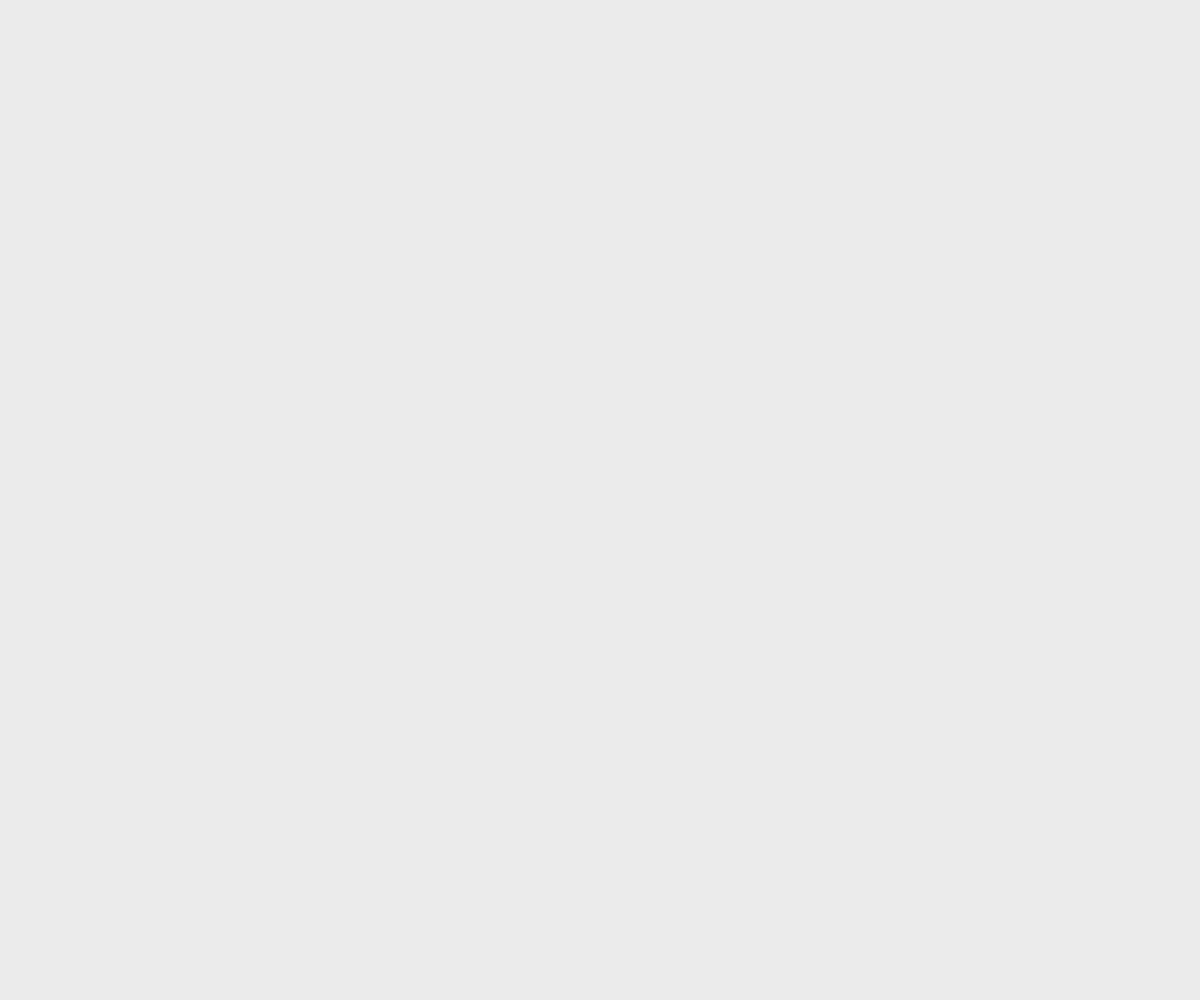
Frame 1 (no input)
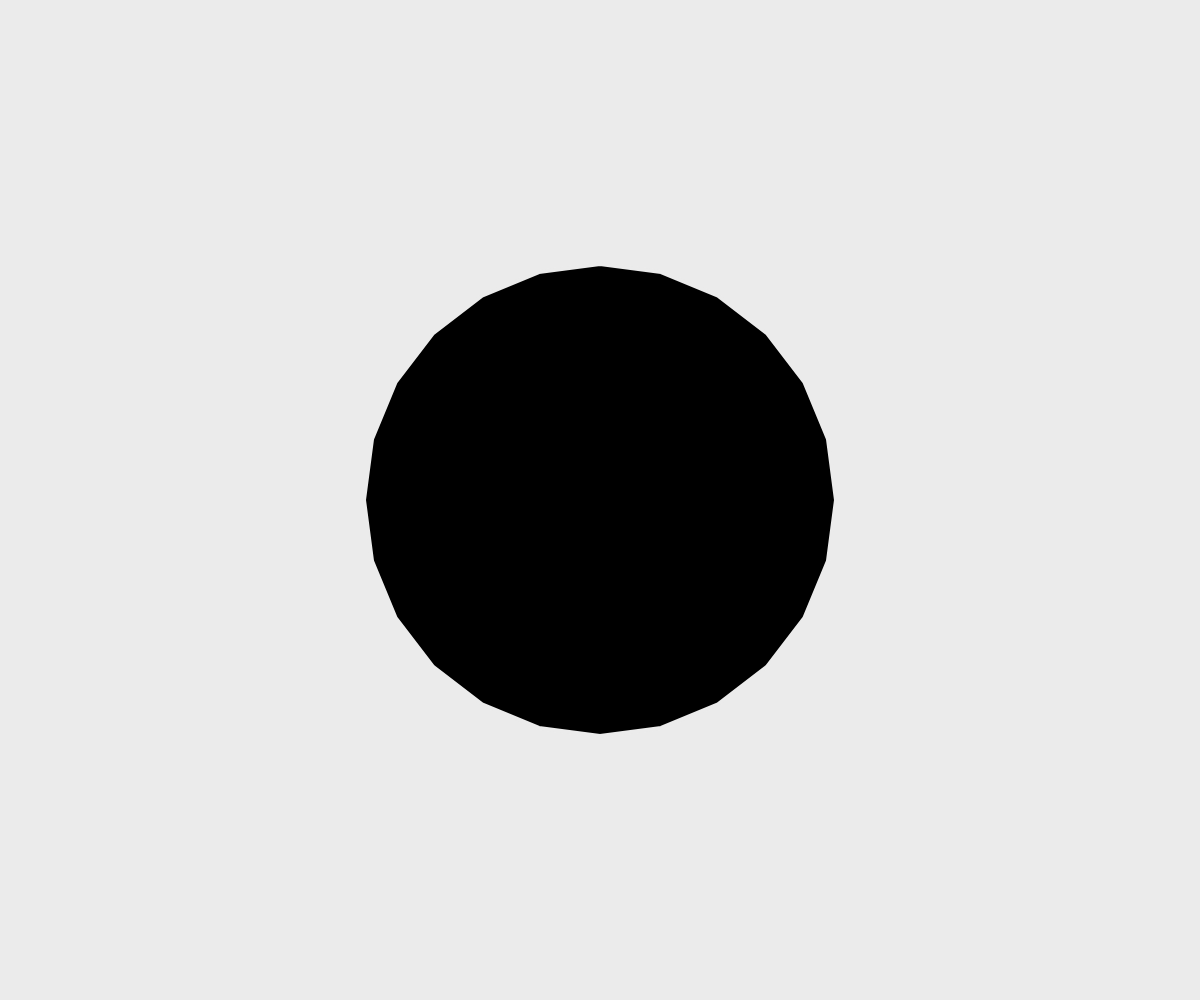
Frame 60 (no input)
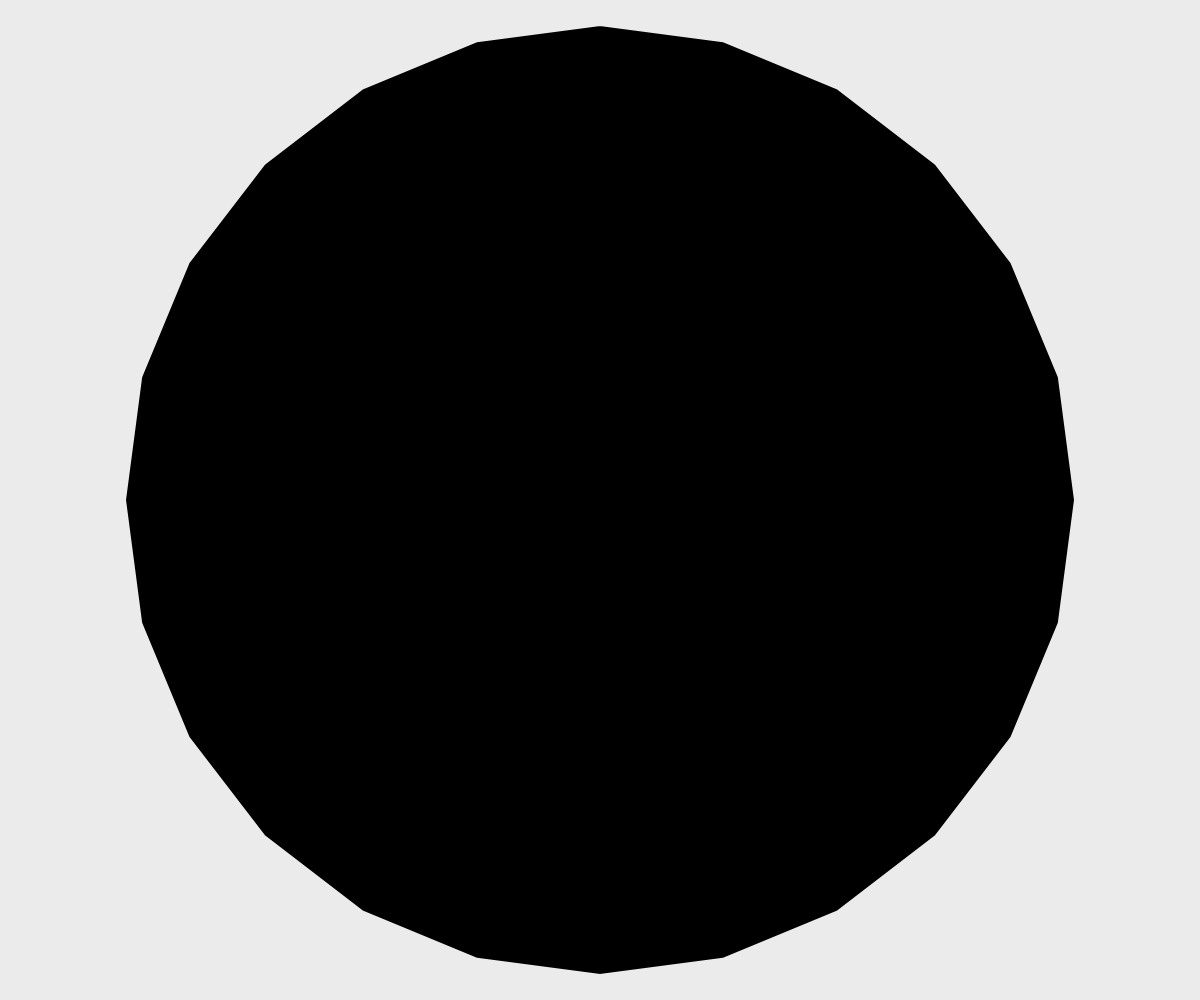
Frame 120 (the mouse pressed at the canvas centre since frame 60)

The p5.js sketch that drew these frames (run headless with seeded random() and noise() and a simulated clock; from frame 60 on, the mouse is pressed at the canvas centre):

// p5.js sketch
// ── sketch.js
"user strict";

var waves = [];

var resolution = null;
var maxSize = 5;

var col = {
  bgnd: 235,
  f: 0,
  s: 235
}

function setup() {
  createCanvas(windowWidth, windowHeight);
  background(col.bgnd);
  stroke(col.s);
  strokeWeight(4);
  fill(col.f);
  // noFill();

  resolution = PI/12;

  // initialize Wave Objects
  for (let i=0; i<2*PI-resolution; i+=resolution) {
    waves.push(new Wave(i, 4, maxSize));
  }
}

function draw() {
  background(col.bgnd);
  translate(width/2, height/2);
  beginShape();
  for (let j=0; j<waves.length; j++) {
    waves[j].update(1);
    waves[j].reflect();
    waves[j].radius();
    waves[j].show();
  }
  endShape(CLOSE);
}

// ── style.css
/* style.css */

html, body {
  height: 100%;
}

body {
  margin: 0;
  display: flex;
  background-color: white;
  /* This centers our sketch horizontally. */
  justify-content: center;

  /* This centers our sketch vertically. */
  align-items: center;
}

// ── waves.js
// wave class
function Wave(angle, speed, diam) {
  this.x = 0;
  this.y = 0;
  this.v = null;
  this.history = [];
  this.diameter = diam;
  this.speed = speed;
  this.r = 0;
  this.angle = angle;

  this.update = function(historySteps) {
    // conversion polar to karthesian
    this.x = this.r * cos(this.angle);
    this.y = this.r * sin(this.angle);
    // create Vector from coordinates
    this.v = createVector(this.x, this.y)
    // push new vector to history array
    this.history.push(this.v);
    // splice history to keep it at max length
    if (this.history.length > historySteps) {
      this.history.splice(0,1);
    }
  }

  // invert speed if width of canvas is reached
  this.reflect = function() {
    if ((this.x <= -width/2) || (this.x >= width/2)) {
      this.speed = -this.speed;
    }
    if ((this.y <= -height/2) || (this.y >= height/2)) {
      this.speed = -this.speed;
    }
  }

  // move the position
  this.radius = function() {
    this.r += this.speed;
  }

  // draw the object and ghosts
  this.show = function() {
    for (let i=0; i<this.history.length; i++) {
      var pos = this.history[i];
      vertex(pos.x, pos.y);
      // ellipse(pos.x, pos.y, this.diameter*(i/this.history.length), this.diameter*(i/this.history.length));
    }
  }
}
